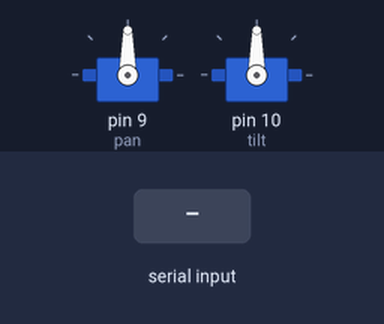
This sketch was run on a simulated Arduino Uno, built with avr-gcc and run on an emulated ATmega328P. Shown: 2 × servo. Inputs (shaded band) come from the test bench.

Above: at 1.2 s.
1.3 s: "90,45\n" received over Serial
At 2.0 s:
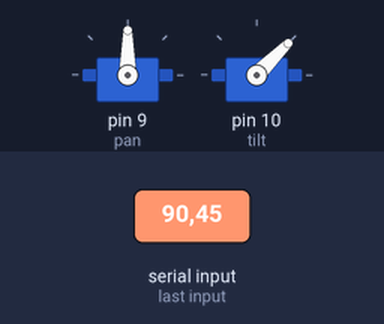
2.8 s: "30,150\n" received over Serial
At 3.2 s:
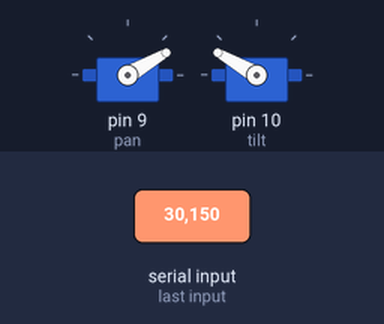
4.3 s: "1,90\n" received over Serial
At 5.5 s:
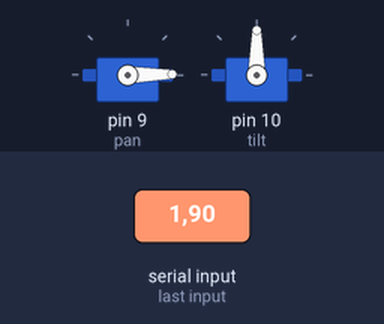
Timing chart, 0 to 7.3 s (numbered marks = the images above; inputs shaded):
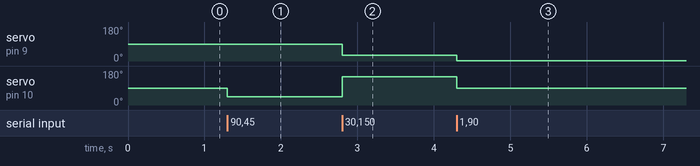

The sketch:

turret.ino
```cpp
#include <Servo.h>

// Create servo objects
Servo pan;
Servo tilt;

// Initial servo positions
int panAngle = 90;
int tiltAngle = 90;

void setup()
{
    // Start serial communication
    Serial.begin(115200);

    // Attach servos
    pan.attach(9);
    tilt.attach(10);

    // Set initial positions
    pan.write(panAngle);
    tilt.write(tiltAngle);
}

void loop()
{
    if (Serial.available())
    {
        // Read angles sent by Python
        String data = Serial.readStringUntil('\n');

        // Find comma separator
        int comma = data.indexOf(',');

        if (comma > 0)
        {
            // Extract pan and tilt angles
            panAngle = data.substring(0, comma).toInt();
            tiltAngle = data.substring(comma + 1).toInt();

            // Limit servo angles
            panAngle = constrain(panAngle, 0, 180);
            tiltAngle = constrain(tiltAngle, 0, 180);

            // Move servos
            pan.write(panAngle);
            tilt.write(tiltAngle);
        }
    }
}
```

Measured:
- after the input at 1.3 s, servo on pin 10 (tilt): 90° → 45° at once
- after the input at 2.8 s, servo on pin 9 (pan): 90° → 30° at once; servo on pin 10 (tilt): 45° → 150° at once
- after the input at 4.3 s, servo on pin 9 (pan): 30° → 1° at once; servo on pin 10 (tilt): 150° → 90° at once
